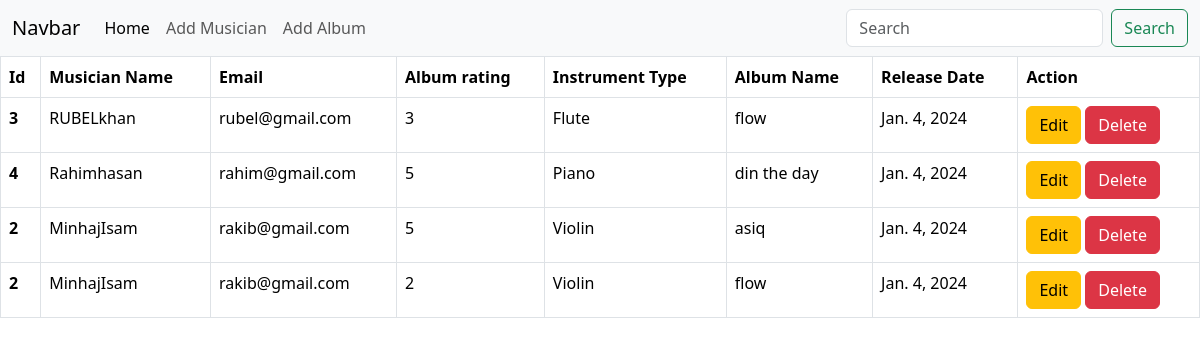
The page / on the database its author committed.
### Album/models.py (models this page shows, shortened)
class album(models.Model):
    album_name=models.CharField(max_length=20)
    musician=models.ForeignKey(musician,on_delete=models.CASCADE)
    relaease_date=models.DateField(default=timezone.now)
    rating = models.CharField(max_length=1, choices=RATINGS,blank=True,null=True)

### musicians/models.py (models this page shows, shortened)
class musician(models.Model):
    first_name=models.CharField(max_length=50)
    last_name=models.CharField(max_length=40)
    Email=models.EmailField(max_length=100)
    Phone_number=models.CharField(max_length=11)
    instruments=[('Piano','Piano'),('Mridangam','Mridangam'),('Flute','Flute'),('Violin','Violin')]
    instrument_type=models.CharField(max_length=10,choices=instruments)

### Musiciansdirectory/views.py (the view)
# urls.py: 2. Add a URL to urlpatterns:  path('', views.home, name='home')
def home(request):
    data=album.objects.all()
    return render(request,'home.html',{'data':data})

### templates/home.html
{%extends 'base.html'%}
{%block content%}
<table class="table table-bordered">
    <thead>
        <tr>
            <th scope="col">Id</th>
            <th scope="col">Musician Name</th>
            <th scope="col">Email</th>
            <th scope="col">Album rating</th>
            <th scope="col">Instrument Type</th>
            <th scope="col">Album Name</th>
            <th scope="col">Release Date</th>
            <th scope="col">Action</th>
        </tr>
    </thead>
    <tbody>
        {%for post in data%}
        <tr>
            <th scope="row">{{post.musician.id}}</th>
            <td>{{post.musician.first_name}}{{post.musician.last_name}}</td>
            <td>{{post.musician.Email}}</td>
            <td>{{post.rating}}</td>
            <td>{{post.musician.instrument_type}}</td>
            <td>{{post.album_name}}</td>
            <td>{{post.relaease_date}}</td>
            <td><a href="{% url 'edit_post' post.id %}" class="btn btn-warning">Edit</a>
                <a href="{% url 'delete_post' post.id %}" class="btn btn-danger">Delete</a>
            </td>
        </tr>
        {%endfor%}
    </tbody>
</table>
{%endblock%}

### templates/base.html (shortened to what this page needs)
<!doctype html>
<html lang="en">
<head>
    <link href="https://cdn.jsdelivr.net/npm/bootstrap@5.3.2/dist/css/bootstrap.min.css" rel="stylesheet"
>
</head>
<body>
    <nav class="navbar navbar-expand-lg bg-body-tertiary">
        <div class="container-fluid">
            <a class="navbar-brand" href="#">Navbar</a>
            <div class="collapse navbar-collapse" id="navbarSupportedContent">
                <ul class="navbar-nav me-auto mb-2 mb-lg-0">
                    <li class="nav-item">
                        <a class="nav-link active" aria-current="page" href="{%url 'home'%}">Home</a>
                    </li>
                    <li class="nav-item">
                        <a class="nav-link" href="{%url 'add_musician' %}">Add Musician</a>
                    </li>
                    <li class="nav-item">
                        <a class="nav-link" href="{%url 'add_album' %}">Add Album</a>
                    </li>
                </ul>
                <form class="d-flex" role="search">
                    <input class="form-control me-2" type="search" placeholder="Search" aria-label="Search">
                    <button class="btn btn-outline-success" type="submit">Search</button>
                </form>
            </div>
        </div>
    </nav>
    {%block content%}
    {%endblock%}
</body>
</html>

### rows shown on the page
album: musician.id "3", musician.first_name "RUBEL", musician.last_name "khan", musician.Email "rubel@gmail.com", rating "3", musician.instrument_type "Flute", album_name "flow", relaease_date "Jan. 4, 2024"
album: musician.id "4", musician.first_name "Rahim", musician.last_name "hasan", musician.Email "rahim@gmail.com", rating "5", musician.instrument_type "Piano", album_name "din the day", relaease_date "Jan. 4, 2024"
album: musician.id "2", musician.first_name "Minhaj", musician.last_name "Isam", musician.Email "rakib@gmail.com", rating "5", musician.instrument_type "Violin", album_name "asiq", relaease_date "Jan. 4, 2024"
album: musician.id "2", musician.first_name "Minhaj", musician.last_name "Isam", musician.Email "rakib@gmail.com", rating "2", musician.instrument_type "Violin", album_name "flow", relaease_date "Jan. 4, 2024"
